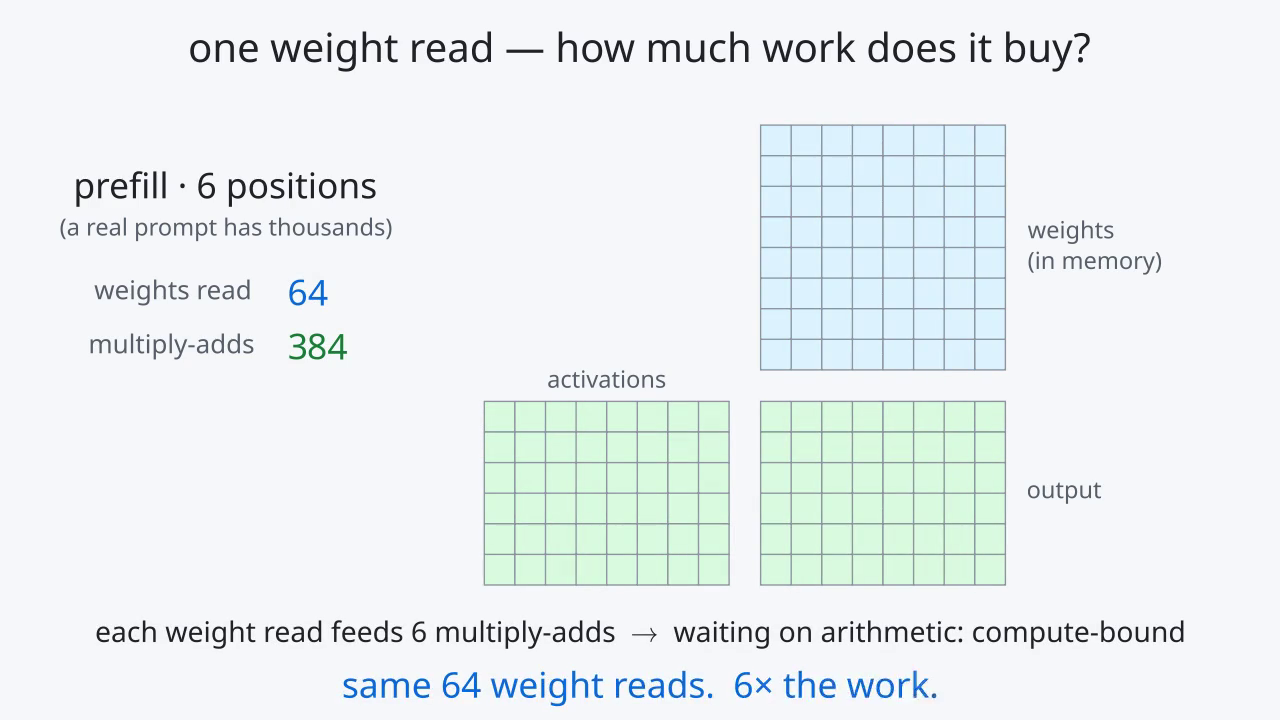

Reproduce this figure in Python.
"""Chapter 2 animation: decode and prefill run the same matrix multiply, in two shapes.

Decode multiplies ONE row of activations by the weights, so every weight fetched from memory
feeds one multiply-add. Prefill multiplies MANY rows by the same weights, so every weight
fetched feeds one multiply-add per row. Same reads, more arithmetic: memory-bound versus
compute-bound. The counters are arithmetic about the drawing (8x8 weights, 1 or 6 rows), not
measurements, so nothing here is held by the site's claims check.

Render (ManimGX, Python 3.13+; https://manimgx.academa.ai):

    manimgx inspect docs/book/02-anim-matmul-shape.py     # storyboard + layout check
    manimgx render  docs/book/02-anim-matmul-shape.py -r 1280x720 --fps 30

The MP4 lands beside this file. Colours are the book's SVG palette.
"""

import manimgx as m

# The book's SVG palette (GitHub light).
BG = "#f6f8fa"
INK = "#1f2328"
MUTED = "#57606a"
GRID = "#8c959f"
CELL = "#eaeef2"
BLUE = "#0969da"
BLUE_SOFT = "#ddf4ff"
GREEN = "#1a7f37"
GREEN_SOFT = "#dafbe1"
GREEN_MID = "#aceebb"

m.config.background_color = BG

S = 0.34  # cell size
K = 8  # hidden size (rows of W, columns of X)
N = 8  # output size (columns of W and Y)
M_PREFILL = 6  # positions in the prefill pass
STEP = 0.42  # seconds per weight column



def grid(rows: int, cols: int, fill: str) -> m.VGroup:
    cells = [
        m.Square(side_length=S, color=GRID, stroke_width=1.5, fill_color=fill, fill_opacity=1)
        for _ in range(rows * cols)
    ]
    return m.VGroup(*cells).arrange_in_grid(rows=rows, cols=cols, buff=0)


def cell(g: m.VGroup, cols: int, r: int, c: int) -> m.Square:
    return g[r * cols + c]


def column(g: m.VGroup, rows: int, cols: int, c: int) -> list:
    return [cell(g, cols, r, c) for r in range(rows)]


class SansText(m.Text):
    """Text in the bundled Noto Sans, so the counters match the labels."""

    def __init__(self, text: str, **kwargs) -> None:
        kwargs.setdefault("font", "Noto Sans")
        super().__init__(text, **kwargs)


def counter(color: str) -> m.Integer:
    return m.Integer(0, mob_class=SansText, font_size=30, color=color)


def label(text: str, size: int = 22, color: str = MUTED) -> m.Text:
    return m.Text(text, font="Noto Sans", font_size=size, color=color)


class MatmulShape(m.Scene):
    def construct(self) -> None:
        title = label("one weight read — how much work does it buy?", 34, INK).to_edge(m.UP, buff=0.35)
        self.add(title)

        # W (K x N) top right; Y (rows x N) under it; X (rows x K) to Y's left.
        w = grid(K, N, CELL).move_to([2.7, 1.25, 0])
        w_lbl = label("weights\n(in memory)", 20).next_to(w, m.RIGHT, buff=0.25)


        def place_rows(rows: int):
            y = grid(rows, N, CELL)
            y.next_to(w, m.DOWN, buff=0.35)
            x = grid(rows, K, GREEN_SOFT)
            x.next_to(y, m.LEFT, buff=0.35).align_to(y, m.UP)
            return x, y

        x, y = place_rows(1)
        x_lbl = label("activations", 20).next_to(x, m.UP, buff=0.15)
        y_lbl = label("output", 20).next_to(y, m.RIGHT, buff=0.25)

        # Left panel: the regime and the two counters.
        mode = label("decode · 1 position", 30, INK).move_to([-4.6, 1.9, 0])
        reads_lbl = label("weights read", 22).move_to([-5.2, 0.75, 0])
        madds_lbl = label("multiply-adds", 22).move_to([-5.2, 0.15, 0])
        reads = counter(BLUE).next_to(reads_lbl, m.RIGHT, buff=0.4)
        madds = counter(GREEN).next_to(madds_lbl, m.RIGHT, buff=0.4)
        reads.align_to(madds, m.LEFT)

        self.play(
            m.FadeIn(w), m.FadeIn(w_lbl), m.FadeIn(x), m.FadeIn(x_lbl), m.FadeIn(y), m.FadeIn(y_lbl),
            run_time=0.8,
        )
        self.play(m.FadeIn(mode), m.FadeIn(reads_lbl), m.FadeIn(madds_lbl), m.FadeIn(reads), m.FadeIn(madds),
                  run_time=0.6)
        self.wait(0.4)

        def sweep(x: m.VGroup, y: m.VGroup, rows: int) -> None:
            for c in range(N):
                wcol = column(w, K, N, c)
                ycol = column(y, rows, N, c)
                # Counters jump rather than animate: tweening a number morphs its glyphs.
                reads.set_value((c + 1) * K)
                madds.set_value((c + 1) * K * rows)
                self.play(
                    *[sq.animate.set_fill(BLUE, 1) for sq in wcol],
                    *[sq.animate.set_fill(GREEN_MID, 1) for sq in x],
                    *[sq.animate.set_fill(GREEN, 1) for sq in ycol],
                    run_time=STEP,
                )
                self.play(
                    *[sq.animate.set_fill(BLUE_SOFT, 1) for sq in wcol],
                    *[sq.animate.set_fill(GREEN_SOFT, 1) for sq in x],
                    *[sq.animate.set_fill(GREEN_SOFT, 1) for sq in ycol],
                    run_time=STEP * 0.4,
                )

        sweep(x, y, 1)
        verdict1 = label("each weight read feeds 1 multiply-add  →  waiting on memory: memory-bound", 24, INK)
        verdict1.move_to([0, -3.05, 0])
        self.play(m.FadeIn(verdict1, shift=m.UP * 0.2), run_time=0.6)
        self.wait(2.0)

        # Prefill: same W, six positions at once.
        x6, y6 = place_rows(M_PREFILL)
        mode6 = label(f"prefill · {M_PREFILL} positions", 30, INK).move_to(mode)
        note = label("(a real prompt has thousands)", 20).next_to(mode6, m.DOWN, buff=0.12)
        # The decode row stays put as row 0; the five new positions fade in under it.
        self.remove(x, y)
        x6_new = m.VGroup(*list(x6)[K:])
        y6_new = m.VGroup(*list(y6)[N:])
        self.add(m.VGroup(*list(x6)[:K]), m.VGroup(*list(y6)[:N]))
        for sq in list(y6)[:N]:
            sq.set_fill(GREEN_SOFT, 1)
        self.play(
            m.FadeOut(verdict1),
            m.FadeOut(mode),
            *[sq.animate.set_fill(CELL, 1) for sq in w],
            *[sq.animate.set_fill(CELL, 1) for sq in list(y6)[:N]],
            run_time=0.6,
        )
        reads.set_value(0)
        madds.set_value(0)
        self.play(
            m.FadeIn(x6_new, shift=m.DOWN * 0.2),
            m.FadeIn(y6_new, shift=m.DOWN * 0.2),
            y_lbl.animate.next_to(y6, m.RIGHT, buff=0.25),
            m.FadeIn(mode6),
            m.FadeIn(note),
            run_time=0.9,
        )
        self.wait(0.5)

        sweep(x6, y6, M_PREFILL)
        verdict6 = label(f"each weight read feeds {M_PREFILL} multiply-adds  →  waiting on arithmetic: compute-bound", 24, INK)
        verdict6.move_to([0, -3.05, 0])
        self.play(m.FadeIn(verdict6, shift=m.UP * 0.2), run_time=0.6)
        self.wait(1.0)

        closing = label(f"same {K * N} weight reads.  {M_PREFILL}× the work.", 30, BLUE).move_to([0, -3.65, 0])
        self.play(m.Write(closing), run_time=1.0)
        self.wait(3.0)
